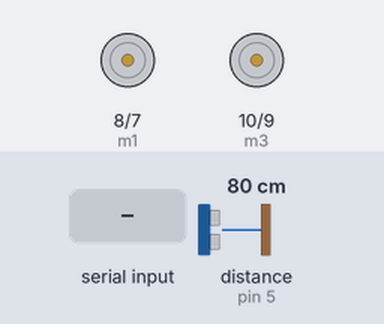
This sketch was run on a simulated Arduino Uno, built with avr-gcc and run on an emulated ATmega328P. Shown: motor-driver pin pairs drawn as motors (green arrow = first pin HIGH = forward, orange = second pin HIGH = backward, longer = more drive). Inputs (shaded band) come from the test bench; at power-on: distance to the obstacle (sensor on pin 5) 80 cm. The echo pulse lasts 58.3 µs per cm; what the sketch prints to the serial monitor is not drawn.

Above: at 1.2 s.
1.3 s: "F" received over the second serial link
At 2.0 s:
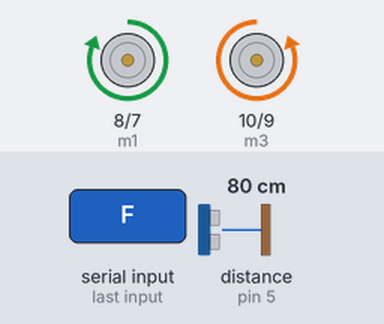
2.8 s: "T" received over the second serial link
At 3.4 s:
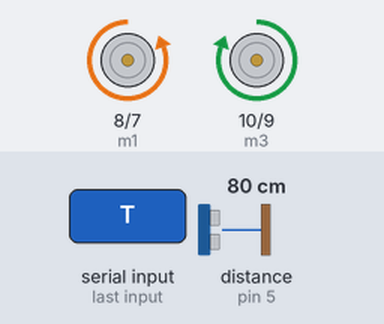
4.3 s: "D" received over the second serial link
At 4.8 s:
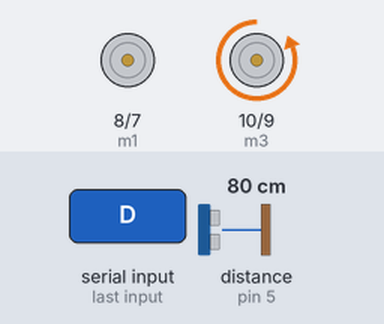
5.8 s: "E" received over the second serial link
At 6.8 s:
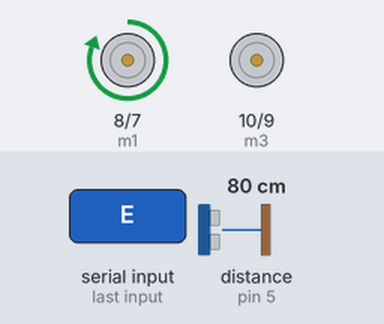
7.3 s: "1" received over the second serial link
At 8.2 s:
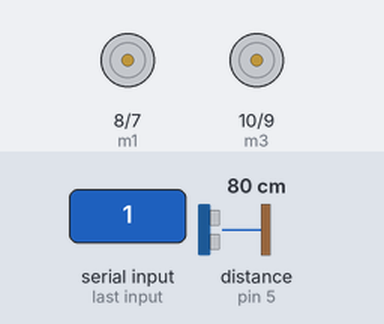
Timing chart, 0 to 9.8 s (numbered marks = the images above; inputs shaded):
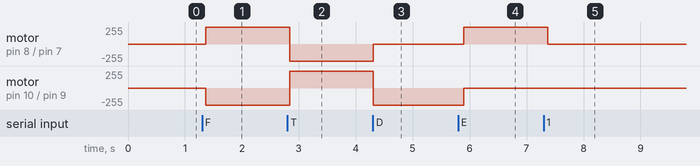

The sketch:

FuscaAzul.ino
```cpp
#include <SoftwareSerial.h>
#include <Ultrasonic.h>

#define pino_trigger 4
#define pino_echo 5

int m1 = 8;
int m2 = 7;
int m3 = 10;
int m4 = 9;
int pinoRX = 2;
int pinoTX = 3;
char valor = '0';
float cmMsec;

SoftwareSerial bluetooth(pinoRX, pinoTX);
Ultrasonic ultrasonic(pino_trigger,pino_echo);
void setup() {
  pinMode(m1, OUTPUT);
  pinMode(m2, OUTPUT);
  pinMode(m3, OUTPUT);
  pinMode(m4, OUTPUT);
  Serial.begin(9600);
  bluetooth.begin(9600);
  valor = 'P';

}

void loop() {
  long microsec = ultrasonic.timing();
  cmMsec = ultrasonic.convert(microsec, Ultrasonic::CM);
  Serial.println(cmMsec);
  delay(100);
  bluetooth.println(cmMsec);
   if(cmMsec <= 15 && cmMsec != 5.79  && valor != 'T'){
      bluetooth.println("Obstaculo a frente.");
  }

  if(bluetooth.available()) {
    valor = bluetooth.read();
    if(valor == 'F') {
      Frente();
    }else if (valor == 'T') {
      Tras();
    }else if (valor == 'D') {
      Direita();
    }else if (valor == 'E') {
      Esquerda();
    }else{
      Para();
    }
  }

}
void Frente(){
  digitalWrite(m1,HIGH);
  digitalWrite(m2,LOW);
  digitalWrite(m3,LOW);
  digitalWrite(m4,HIGH);
}
void Tras(){
  digitalWrite(m1,LOW);
  digitalWrite(m2,HIGH);
  digitalWrite(m3,HIGH);
  digitalWrite(m4,LOW);
}
void Direita(){
  digitalWrite(m1,LOW);
  digitalWrite(m2,LOW);
  digitalWrite(m3,LOW);
  digitalWrite(m4,HIGH);
}
void Esquerda(){
  digitalWrite(m1,HIGH);
  digitalWrite(m2,LOW);
  digitalWrite(m3,LOW);
  digitalWrite(m4,LOW);
}
void Para(){
  digitalWrite(m1,LOW);
  digitalWrite(m2,LOW);
  digitalWrite(m3,LOW);
  digitalWrite(m4,LOW);

}
```

Measured:
- after the input at 1.3 s, motor on pin 8 (m1) / pin 7 (m2): stopped → forward 255/255 after 0.06 s; motor on pin 10 (m3) / pin 9 (m4): stopped → backward 255/255 after 0.06 s
- after the input at 2.8 s, motor on pin 8 (m1) / pin 7 (m2): forward 255/255 → backward 255/255 at once; motor on pin 10 (m3) / pin 9 (m4): backward 255/255 → forward 255/255 at once
- after the input at 4.3 s, motor on pin 8 (m1) / pin 7 (m2): backward 255/255 → stopped at once; motor on pin 10 (m3) / pin 9 (m4): forward 255/255 → backward 255/255 at once
- after the input at 5.8 s, motor on pin 8 (m1) / pin 7 (m2): stopped → forward 255/255 after 0.10 s; motor on pin 10 (m3) / pin 9 (m4): backward 255/255 → stopped after 0.10 s
- after the input at 7.3 s, motor on pin 8 (m1) / pin 7 (m2): forward 255/255 → stopped after 0.07 s
